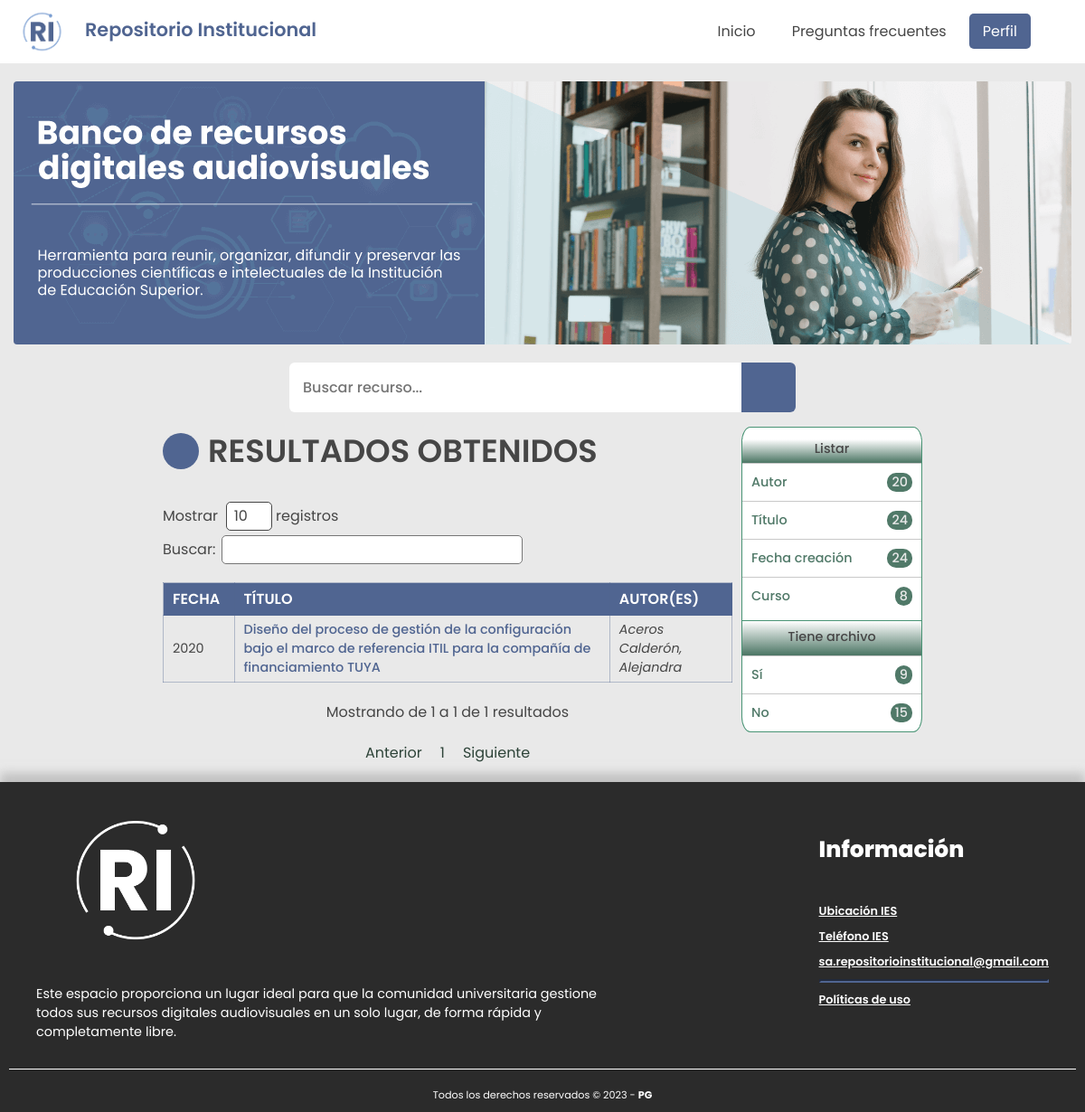
/busqueda/filtroAutor/24, run on the app's committed database.
### tables this page shows
CREATE TABLE `recurso` (
  `id` int(11) NOT NULL,
  `internal_id` varchar(24) NOT NULL,
  `titulo` varchar(250) NOT NULL,
  `fecha_publicacion_profesor` timestamp NOT NULL DEFAULT current_timestamp() ON UPDATE current_timestamp(),
  `fecha_publicacion_recurso` varchar(4) NOT NULL,
  `resumen` varchar(1500) NOT NULL,
  `puntos_positivos` int(11) NOT NULL,
  `puntos_negativos` int(11) NOT NULL,
  `estado` tinytext NOT NULL,
  `enlace` varchar(300) DEFAULT NULL,
  `isbn` varchar(20) DEFAULT NULL,
  `editorial` varchar(80) DEFAULT NULL,
  `id_docente` int(11) NOT NULL
);

### index.php (called while the page is built, shortened)
<?php
$plantilla = new vistasControlador();
$plantilla->obtener_plantilla_controlador();
?>

### modelos/mainModel.php (called while the page is built, shortened)
<?php
    if($peticionAjax){
        require_once "../config/SERVER.php";
        require_once "../utilidades/Utilidades.php";
    }else{
        require_once "./utilidades/Utilidades.php";
    }
    class mainModel{
        protected static function conectar(){
            try {
                $conexion = new PDO(SGBD, USER, PASS);
                $conexion->exec("SET CHARACTER SET utf8");
            } catch (Exception $e) {
                echo '<script>
                    Swal.fire({
                        title: "Error",
                        text: "Error al conectarse con el servidor",
                        icon: "error",
                        confirmButtonText: "Aceptar"
                    });
                </script>';
            }
            return $conexion;
        }
        public function encryption($string){
			$key=hash('sha256', SECRET_KEY);
			$iv=substr(hash('sha256', SECRET_IV), 0, 16);
			$output=openssl_encrypt($string, ENCRYPTION_METHOD, $key, 0, $iv);
			$output=base64_encode($output);
			return $output;
		}
		protected static function decryption($string){
			$key=hash('sha256', SECRET_KEY);
			$iv=substr(hash('sha256', SECRET_IV), 0, 16);
			$output=openssl_decrypt(base64_decode($string), ENCRYPTION_METHOD, $key, 0, $iv);
			return $output;
		}
    }
?>

### utilidades/Utilidades.php (called while the page is built, shortened)
<?php
class Utilidades {
    private static $estados = array(0 => "INACTIVO",
            1 => "ACTIVO",
            2 => "PENDIENTE ACTIVACION",
            3 => "ELIMINADO"
            );
    public static function getIdEstado($nombreEstado){
        return array_keys(self::$estados, $nombreEstado)[0];
    }
}
?>

### modelos/homeModelo.php (called while the page is built, shortened)
<?php
    require_once "mainModel.php";
    if($peticionAjax){
        require_once "../utilidades/Utilidades.php";
    }else{
        require_once "./utilidades/Utilidades.php";
    }
    class homeModelo extends mainModel{
        protected static function filtrar_recursos($pTipo, $pBuscar){
            if($pTipo == "Busqueda"){
                $arrayParametro = explode("¡", $pBuscar);
                $search = "";
                foreach($arrayParametro AS $dato){
                    $varDato = mainModel::decryption($dato);
                    if(strpos($varDato, '~~') == ""){
                        if($search!=""){
                            $search .= " ";
                        }
                    }
                    $search .= $varDato;
                }
                $search = str_replace("~~","",$search);
                $sql = mainModel::conectar()->prepare("SELECT DISTINCT (r.id),r.titulo,r.fecha_publicacion_recurso FROM recurso r LEFT JOIN autor_recurso ar
                ON r.id=ar.id_recurso LEFT JOIN autor a ON a.id = ar.id_autor LEFT JOIN etiqueta_recurso er ON er.id_recurso = r.id LEFT JOIN etiqueta e ON er.id_etiqueta = e.id
                JOIN curso_recurso cr ON cr.id_recurso = r.id JOIN curso c ON c.id=cr.id_curso
                WHERE (r.titulo LIKE '%".$search."%' OR CONCAT(a.nombre,' ',a.apellido) LIKE '%".$search."%' OR CONCAT(a.apellido,' ',a.nombre) LIKE '%".$search."%' OR e.descripcion LIKE '%".$search."%' OR r.fecha_publicacion_recurso LIKE '%".$search."%' OR c.nombre LIKE '%".$search."%' OR r.internal_id LIKE '%".$search."%') AND r.estado='".Utilidades::getIdEstado("ACTIVO")."';");
            }else if($pTipo=="Autor"){
                $sql = mainModel::conectar()->prepare("SELECT nombre,apellido,id FROM autor WHERE estado='".Utilidades::getIdEstado("ACTIVO")."' ORDER BY apellido");
            }else if($pTipo=="Titulo"){
                $sql = mainModel::conectar()->prepare("SELECT DISTINCT (r.id),r.titulo,r.fecha_publicacion_recurso FROM recurso r LEFT JOIN autor_recurso ar
                ON r.id=ar.id_recurso LEFT JOIN autor a ON a.id = ar.id_autor WHERE r.estado='".Utilidades::getIdEstado("ACTIVO")."' ORDER BY r.titulo");
            }else if($pTipo=="Fecha"){
                $sql = mainModel::conectar()->prepare("SELECT DISTINCT (r.id),r.titulo,r.fecha_publicacion_recurso FROM recurso r LEFT JOIN autor_recurso ar
                ON r.id=ar.id_recurso LEFT JOIN autor a ON a.id = ar.id_autor WHERE r.estado='".Utilidades::getIdEstado("ACTIVO")."' ORDER BY r.fecha_publicacion_recurso");
            }else if($pTipo=="Curso"){
                $sql = mainModel::conectar()->prepare("SELECT nombre,id FROM curso WHERE estado='".Utilidades::getIdEstado("ACTIVO")."' ORDER BY nombre");
            }else if($pTipo=="Cursofiltrar"){
                $sql = mainModel::conectar()->prepare("SELECT nombre,id FROM curso WHERE nombre LIKE '".$pBuscar."%' AND estado='".Utilidades::getIdEstado("ACTIVO")."' ORDER BY nombre");
            }else if($pTipo=="Autorfiltrar"){
                $sql = mainModel::conectar()->prepare("SELECT nombre,apellido,id FROM autor WHERE apellido LIKE '".$pBuscar."%' AND estado='".Utilidades::getIdEstado("ACTIVO")."' ORDER BY apellido");
            }else if($pTipo == "filtroAutor"){
                $sql = mainModel::conectar()->prepare("SELECT DISTINCT (r.id), r.titulo, r.fecha_publicacion_recurso FROM recurso r LEFT JOIN autor_recurso ar ON r.id = ar.id_recurso LEFT JOIN autor a ON a.id = ar.id_autor
                WHERE a.id = '".$pBuscar."' AND r.estado='".Utilidades::getIdEstado("ACTIVO")."' ORDER BY r.titulo;");
            }else if($pTipo == "Archivos"){
                if($pBuscar=="Si"){
                    $sql = mainModel::conectar()->prepare("SELECT DISTINCT (r.id), r.titulo, r.fecha_publicacion_recurso FROM recurso r JOIN archivo a ON r.id=a.id_recurso WHERE r.estado='".Utilidades::getIdEstado("ACTIVO")."' ORDER BY r.titulo");
                }else{
                    $sql = mainModel::conectar()->prepare("SELECT DISTINCT (r.id), r.titulo, r.fecha_publicacion_recurso,a.id_recurso FROM recurso r LEFT JOIN archivo a ON r.id=a.id_recurso WHERE a.id_recurso IS NULL AND r.estado='".Utilidades::getIdEstado("ACTIVO")."' ORDER BY r.titulo;");
                }
            }
            $sql->execute();
            return $sql;
        }
        protected static function cargar_autores($pId){
            $sql = mainModel::conectar()->prepare("SELECT a.nombre,a.apellido,a.id FROM autor a JOIN autor_recurso ar ON a.id = ar.id_autor WHERE ar.id_recurso = '".$pId."' AND a.estado = " . Utilidades::getIdEstado("ACTIVO") . " ORDER BY a.apellido");
            $sql->execute();
            return $sql->fetchAll();
        }
    }
?>

### controladores/homeControlador.php (called while the page is built, shortened)
<?php
if($peticionAjax){
    require_once "../modelos/homeModelo.php";
}else{
    require_once "./modelos/homeModelo.php";
}
class homeControlador extends homeModelo{
    public function listado_filtro_recursos($pTipo, $pBuscar){
        $listado = homeModelo::filtrar_recursos($pTipo, $pBuscar);
        return $listado->fetchAll();
    }
    public function cargar_informacion_recurso($pId){
        $informacion = homeModelo::cargar_autores($pId);
        $autores = "";
        foreach ($informacion AS $key => $autor){
            $separador = ($key == count($informacion) - 1) ? "" : "; ";
            $autores .= $autor['apellido'].", ".$autor['nombre'].$separador;
        }
        return $autores;
    }
}
?>

### vistas/contenidos/filtroBusqueda.php (the view, shortened to what this page needs)
<main class="mainContarinerFilters">
    <section class = "tableWithContent">
        <section class="general-tableJQ-container">
            <div class="overview-general-admin">
                <div class="title">
                    <i class="uil uil-search search-iconHome"></i>
                    <h1 class="panel-title-name">Resultados obtenidos</h1>
                </div>
                <div class="panel-title-name table-dataJQ-container">
                    <table id="tablaUsuarios" class="tb-admin-records">
                    <thead>
                            <tr>
                                <td class="titleTableFilterSearch">Fecha</td>
                                <td class="titleTableFilterSearch">Título</td>
                                <td class="titleTableFilterSearch">Autor(es)</td>
                            </tr>
                        </thead>
                        <tbody>
                        <?php
                            require_once "./controladores/homeControlador.php";
                            require_once "./modelos/mainModel.php";
                            $ins_main = new mainModel();
                            $ins_home = new homeControlador();
                            $datos_filtro = $ins_home->listado_filtro_recursos($pagina[1],$pagina[2]);
                            foreach($datos_filtro as $vRecurso){
                                $autores = $ins_home->cargar_informacion_recurso($vRecurso['id']);
                                ?>
                                <tr>
                                    <td data-titulo="FECHA"><a href="#" class="deleteRedireccionTable"><?php echo $vRecurso['fecha_publicacion_recurso'];?></a></td>
                                    <td data-titulo="TITULO"><a href="<?php echo SERVER_URL."handle/".$ins_main->encryption($vRecurso['id']); ?>" class="redireccionTable"><?php echo $vRecurso['titulo']; ?> </a></td>
                                    <td data-titulo="AUTOR(ES)"><a href="#" class="deleteRedireccionTable italicTableStyle"><?php echo $autores; ?></a></td>
                                </tr>
                                <?php } ?>
                        </tbody>
                    </table>
                </div>
        </section>
    </section>
<?php include "asideHomeFilters-view.php";?>
</main>
</body>
</html>

### vistas/assets/css/home-Style.css (style rules this page uses)
:root { --main-home-color:#506591; --main-home-color2:#50659160; --home-text-color:#464646; --home-background-color: #e9e9e9; --white-home-color:#fff; --gray-home-color:#c9c9c9; --border-home-color:#a0a0a08a; --footer-bgr-color:#2B2B2B; --hover-navBarHome1: #33508f; --hover-navBarHome2: #415fa0; --secondary-main-homeColor:#678c8f; --hexagonN1:rgb(231, 99, 99); --hexagonN2:rgb(104, 104, 255); --hexagonN3:rgb(79, 170, 114); --hexagonN4:rgb(90, 11, 77); --colorTableN1: rgb(80, 121, 104); --colorTableN2: rgb(46, 68, 57); --colorTableN3: rgba(160, 211, 190, 0.692); --colorTableN4: rgb(73, 148, 117); --phrgp-home-normal-font-size: 1rem; --phrgp-home-medium-font-size:0.9rem; --phrgp-home-tiny-font-size:0.8rem; --phrgp-home-supertiny-font-size:0.7rem; --question-homepq-normal-font-size: 1rem; --question-homepq-medium-font-size:0.9rem; --question-homepq-tiny-font-size:0.6rem; --titleFilterHome-normal-fz:1.2rem; --titleFilterHome-medium-fz:1.1rem; --titleFilterHome-tiny-fz:1rem; --normal-font-size-mainSectionHome:1.3rem; --medium-font-size-mainSectionHome:1.2rem; --tiny-font-size-mainSectionHome:1.1rem; --supertiny-font-size-mainSectionHome:0.7rem; --title-font-size: 2.2rem; --title-tablet-font-size: 1.9rem; --title-mobile-font-size: 1.7rem; }
* { margin: 0; padding: 0; box-sizing: border-box; font-family: "Poppins", sans-serif; }
body { font-family: "Poppins", sans-serif; background-color: var(--home-background-color); }
.mainContarinerFilters { display: flex; justify-content: center; flex-direction: row; flex-wrap: wrap; gap: 10px; max-width: 70vw; margin:0 auto; padding-top: 1rem; }
.tableWithContent { flex:1; }
.general-tableJQ-container .title { display: flex; align-items: center; margin: 0 0 30px 0; }
.general-tableJQ-container .title i { position: relative; height: 40px; width: 40px; background-color: var(--main-home-color); border-radius: 50%; color: var(--white-home-color); display: flex; align-items: center; justify-content: center; font-size: var(--title-font-size); aspect-ratio: 1/1; }
.general-tableJQ-container .title .panel-title-name { font-size: var(--title-font-size); font-weight: 600; color: var(--home-text-color); margin-left: 10px; text-transform: uppercase; }
.titleTableFilterSearch { cursor: pointer; font-weight: 800; font-size: var(--question-homepq-normal-font-size); font-weight: 600; color: var(--white-home-color); background-color: var(--main-home-color); margin-left: 10px; text-transform: uppercase; transition: .2s all ease-in; }
.table-dataJQ-container .tb-admin-records { width: 100%!important; border-collapse: collapse; padding-left: 200px; padding-right: 200px; font-size: var(--phrgp-home-medium-font-size); }
.table-dataJQ-container .tb-admin-records, .table-dataJQ-container .tb-admin-records th, .table-dataJQ-container .tb-admin-records td { padding:5px 10px; border: 1px solid var(--main-home-color2); }
.table-dataJQ-container .tb-admin-records tbody tr { color:var(--home-text-color); }
.deleteRedireccionTable { pointer-events: none; cursor: default; }
.deleteRedireccionTable:visited, .deleteRedireccionTable:link { text-decoration: none; color:var(--home-text-color); }
.italicTableStyle { font-style: italic; }
.redireccionTable { font-weight: 500; text-decoration: none; color:var(--main-home-color); transition: .5s all ease; display: flex; justify-content: space-between; gap:5px; }

### data on the page
recurso: fecha_publicacion_recurso "2020", titulo "Diseño del proceso de gestión de la configuración bajo el marco de referencia ITIL para la compañía de financiamiento TUYA", autores "Aceros Calderón, Alejandra"

### other printed values
count($listaAutores) "20"
count($listaTitulo) "24"
count($listaFecha) "24"
count($listaCurso) "8"
count($listaArchivosSi) "9"
count($listaArchivosNo) "15"
SUPER_ADMIN_EMAIL "sa.repositorioinstitucional@gmail.com"
